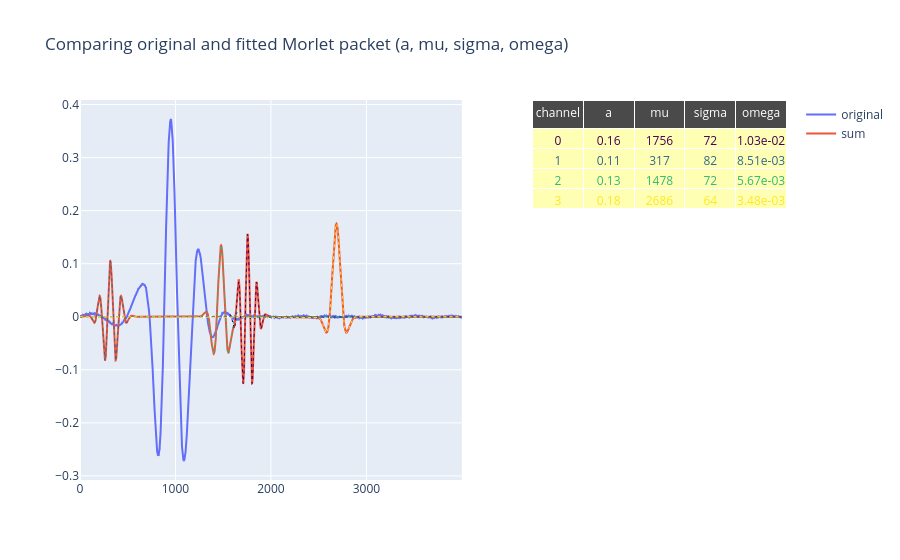

Notebook code for this chart:
### Code cell
from Gaussian_Sampler.viz.visualize_scan_data import training_viewer

training_viewer(dset, fits, params)

### Figure 1 — Plotly figure (JSON) as saved in the notebook; plotly's stock layout.template omitted (floating-point values rounded to 4 significant figures; data arrays with more than 128 entries replaced by an {"elided": "..."} marker saying what was removed)
{"data": [{"mode": "lines", "name": "original", "type": "scatter", "x": {"elided": "4000 int values"}, "xaxis": "x", "y": {"elided": "4000 float values"}, "yaxis": "y"}, {"mode": "lines", "name": "sum", "type": "scatter", "x": {"elided": "4000 int values"}, "xaxis": "x", "y": {"elided": "4000 float values"}, "yaxis": "y"}, {"line": {"color": "#440154", "dash": "dot", "width": 1}, "mode": "lines", "name": "Channel 0", "showlegend": false, "type": "scatter", "x": {"elided": "4000 int values"}, "xaxis": "x", "y": {"elided": "4000 float values"}, "yaxis": "y"}, {"line": {"color": "#31688e", "dash": "dot", "width": 1}, "mode": "lines", "name": "Channel 1", "showlegend": false, "type": "scatter", "x": {"elided": "4000 int values"}, "xaxis": "x", "y": {"elided": "4000 float values"}, "yaxis": "y"}, {"line": {"color": "#35b779", "dash": "dot", "width": 1}, "mode": "lines", "name": "Channel 2", "showlegend": false, "type": "scatter", "x": {"elided": "4000 int values"}, "xaxis": "x", "y": {"elided": "4000 float values"}, "yaxis": "y"}, {"line": {"color": "#fde725", "dash": "dot", "width": 1}, "mode": "lines", "name": "Channel 3", "showlegend": false, "type": "scatter", "x": {"elided": "4000 int values"}, "xaxis": "x", "y": {"elided": "4000 float values"}, "yaxis": "y"}, {"cells": {"align": "center", "fill": {"color": [["#ffffb3", "#ffffb3", "#ffffb3", "#ffffb3"], ["#ffffb3", "#ffffb3", "#ffffb3", "#ffffb3"], ["#ffffb3", "#ffffb3", "#ffffb3", "#ffffb3"], ["#ffffb3", "#ffffb3", "#ffffb3", "#ffffb3"], ["#ffffb3", "#ffffb3", "#ffffb3", "#ffffb3"]]}, "font": {"color": [["#440154", "#31688e", "#35b779", "#fde725"], ["#440154", "#31688e", "#35b779", "#fde725"], ["#440154", "#31688e", "#35b779", "#fde725"], ["#440154", "#31688e", "#35b779", "#fde725"], ["#440154", "#31688e", "#35b779", "#fde725"]]}, "values": [[0, 1, 2, 3], ["0.16", "0.11", "0.13", "0.18"], ["1756", "317", "1478", "2686"], ["72", "82", "72", "64"], ["1.03e-02", "8.51e-03", "5.67e-03", "3.48e-03"]]}, "domain": {"x": [0.64, 1], "y": [0, 1]}, "header": {"align": "center", "fill": {"color": "#4a4a4a"}, "font": {"color": "white"}, "values": ["channel", "a", "mu", "sigma", "omega"]}, "type": "table"}], "layout": {"title": {"text": "Comparing original and fitted Morlet packet (a, mu, sigma, omega)"}, "xaxis": {"anchor": "y", "domain": [0, 0.54]}, "yaxis": {"anchor": "x", "domain": [0, 1]}}}
